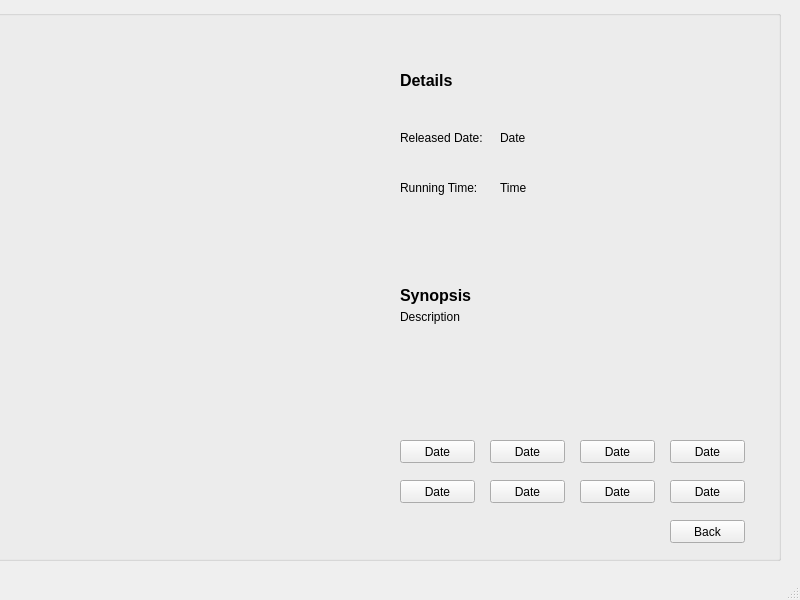
<?xml version="1.0" encoding="UTF-8"?>
<ui version="4.0">
 <class>MovieInformation</class>
 <widget class="QMainWindow" name="MovieInformation">
  <property name="geometry">
   <rect>
    <x>0</x>
    <y>0</y>
    <width>800</width>
    <height>600</height>
   </rect>
  </property>
  <property name="windowTitle">
   <string>MainWindow</string>
  </property>
  <widget class="QWidget" name="centralwidget">
   <widget class="QGroupBox" name="groupBox">
    <property name="geometry">
     <rect>
      <x>-10</x>
      <y>10</y>
      <width>791</width>
      <height>551</height>
     </rect>
    </property>
    <property name="title">
     <string/>
    </property>
    <widget class="QLabel" name="Movie">
     <property name="geometry">
      <rect>
       <x>40</x>
       <y>20</y>
       <width>361</width>
       <height>531</height>
      </rect>
     </property>
     <property name="text">
      <string>&lt;html&gt;&lt;head/&gt;&lt;body&gt;&lt;p&gt;&lt;img src=&quot;:/resources/img/JapanSinks2020Info.png&quot;/&gt;&lt;/p&gt;&lt;/body&gt;&lt;/html&gt;</string>
     </property>
    </widget>
    <widget class="QLabel" name="Title">
     <property name="geometry">
      <rect>
       <x>410</x>
       <y>60</y>
       <width>361</width>
       <height>21</height>
      </rect>
     </property>
     <property name="text">
      <string>&lt;html&gt;&lt;head/&gt;&lt;body&gt;&lt;p&gt;&lt;span style=&quot; font-size:12pt; font-weight:600;&quot;&gt;Details&lt;/span&gt;&lt;/p&gt;&lt;/body&gt;&lt;/html&gt;</string>
     </property>
    </widget>
    <widget class="QLabel" name="Synopsis">
     <property name="geometry">
      <rect>
       <x>410</x>
       <y>270</y>
       <width>101</width>
       <height>31</height>
      </rect>
     </property>
     <property name="text">
      <string>&lt;html&gt;&lt;head/&gt;&lt;body&gt;&lt;p&gt;&lt;span style=&quot; font-size:12pt; font-weight:600;&quot;&gt;Synopsis&lt;/span&gt;&lt;/p&gt;&lt;/body&gt;&lt;/html&gt;</string>
     </property>
    </widget>
    <widget class="QLabel" name="Released_Date">
     <property name="geometry">
      <rect>
       <x>410</x>
       <y>120</y>
       <width>91</width>
       <height>16</height>
      </rect>
     </property>
     <property name="text">
      <string>&lt;html&gt;&lt;head/&gt;&lt;body&gt;&lt;p&gt;&lt;span style=&quot; font-size:9pt;&quot;&gt;Released Date:&lt;/span&gt;&lt;/p&gt;&lt;/body&gt;&lt;/html&gt;</string>
     </property>
    </widget>
    <widget class="QLabel" name="Duration">
     <property name="geometry">
      <rect>
       <x>410</x>
       <y>170</y>
       <width>81</width>
       <height>16</height>
      </rect>
     </property>
     <property name="text">
      <string>&lt;html&gt;&lt;head/&gt;&lt;body&gt;&lt;p&gt;&lt;span style=&quot; font-size:9pt;&quot;&gt;Running Time: &lt;/span&gt;&lt;/p&gt;&lt;/body&gt;&lt;/html&gt;</string>
     </property>
    </widget>
    <widget class="QLabel" name="Description">
     <property name="geometry">
      <rect>
       <x>410</x>
       <y>300</y>
       <width>361</width>
       <height>91</height>
      </rect>
     </property>
     <property name="text">
      <string>&lt;html&gt;&lt;head/&gt;&lt;body&gt;&lt;p&gt;&lt;span style=&quot; font-size:9pt;&quot;&gt;Description &lt;/span&gt;&lt;/p&gt;&lt;/body&gt;&lt;/html&gt;</string>
     </property>
     <property name="alignment">
      <set>Qt::AlignLeading|Qt::AlignLeft|Qt::AlignTop</set>
     </property>
     <property name="wordWrap">
      <bool>true</bool>
     </property>
    </widget>
    <widget class="QLabel" name="Date">
     <property name="geometry">
      <rect>
       <x>510</x>
       <y>120</y>
       <width>101</width>
       <height>16</height>
      </rect>
     </property>
     <property name="text">
      <string>&lt;html&gt;&lt;head/&gt;&lt;body&gt;&lt;p&gt;Date&lt;/p&gt;&lt;/body&gt;&lt;/html&gt;</string>
     </property>
    </widget>
    <widget class="QLabel" name="Time">
     <property name="geometry">
      <rect>
       <x>510</x>
       <y>170</y>
       <width>101</width>
       <height>16</height>
      </rect>
     </property>
     <property name="text">
      <string>&lt;html&gt;&lt;head/&gt;&lt;body&gt;&lt;p&gt;Time&lt;/p&gt;&lt;/body&gt;&lt;/html&gt;</string>
     </property>
    </widget>
    <widget class="QPushButton" name="pushButton">
     <property name="geometry">
      <rect>
       <x>410</x>
       <y>430</y>
       <width>75</width>
       <height>23</height>
      </rect>
     </property>
     <property name="text">
      <string>Date</string>
     </property>
    </widget>
    <widget class="QPushButton" name="pushButton_2">
     <property name="geometry">
      <rect>
       <x>500</x>
       <y>430</y>
       <width>75</width>
       <height>23</height>
      </rect>
     </property>
     <property name="text">
      <string>Date</string>
     </property>
    </widget>
    <widget class="QPushButton" name="pushButton_3">
     <property name="geometry">
      <rect>
       <x>590</x>
       <y>430</y>
       <width>75</width>
       <height>23</height>
      </rect>
     </property>
     <property name="text">
      <string>Date</string>
     </property>
    </widget>
    <widget class="QPushButton" name="pushButton_4">
     <property name="geometry">
      <rect>
       <x>680</x>
       <y>430</y>
       <width>75</width>
       <height>23</height>
      </rect>
     </property>
     <property name="text">
      <string>Date</string>
     </property>
    </widget>
    <widget class="QPushButton" name="pushButton_5">
     <property name="geometry">
      <rect>
       <x>410</x>
       <y>470</y>
       <width>75</width>
       <height>23</height>
      </rect>
     </property>
     <property name="text">
      <string>Date</string>
     </property>
    </widget>
    <widget class="QPushButton" name="pushButton_6">
     <property name="geometry">
      <rect>
       <x>500</x>
       <y>470</y>
       <width>75</width>
       <height>23</height>
      </rect>
     </property>
     <property name="text">
      <string>Date</string>
     </property>
    </widget>
    <widget class="QPushButton" name="pushButton_7">
     <property name="geometry">
      <rect>
       <x>590</x>
       <y>470</y>
       <width>75</width>
       <height>23</height>
      </rect>
     </property>
     <property name="text">
      <string>Date</string>
     </property>
    </widget>
    <widget class="QPushButton" name="pushButton_8">
     <property name="geometry">
      <rect>
       <x>680</x>
       <y>470</y>
       <width>75</width>
       <height>23</height>
      </rect>
     </property>
     <property name="text">
      <string>Date</string>
     </property>
    </widget>
    <widget class="QPushButton" name="Back">
     <property name="geometry">
      <rect>
       <x>680</x>
       <y>510</y>
       <width>75</width>
       <height>23</height>
      </rect>
     </property>
     <property name="text">
      <string>Back</string>
     </property>
    </widget>
   </widget>
  </widget>
  <widget class="QMenuBar" name="menubar">
   <property name="geometry">
    <rect>
     <x>0</x>
     <y>0</y>
     <width>800</width>
     <height>21</height>
    </rect>
   </property>
  </widget>
  <widget class="QStatusBar" name="statusbar"/>
 </widget>
 <resources/>
 <connections/>
</ui>
